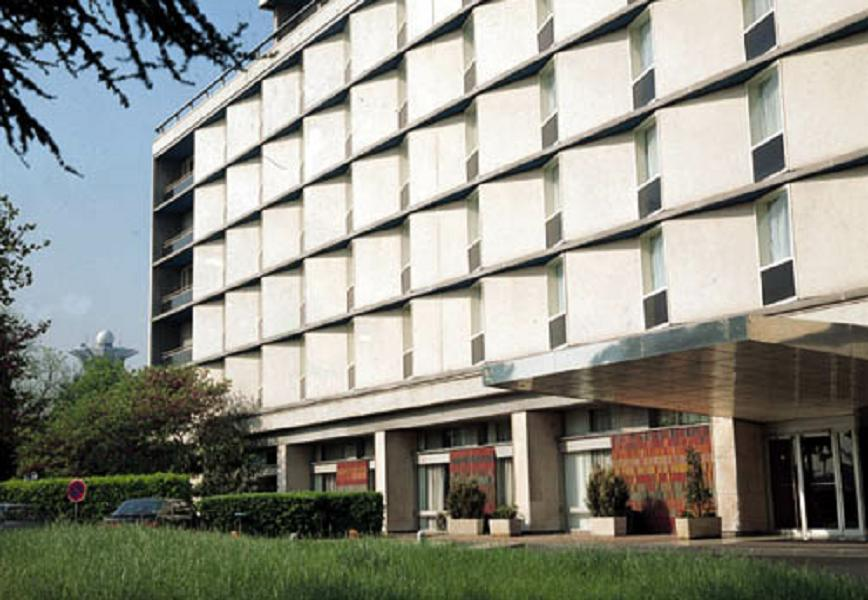
//> input picture imgdata/building.jpg, 868 x 600 px
$ ./5-9_Prewitt   (built with g++ and OpenCV 4)
//> lines starting //> are read from the running program, lines starting //| are printed output that depends on the picture; after the words box and inside, x2 and y2 are one past the last pixel; in counts of white or black regions, pixels touching at a corner belong together
// C++ source file
/***********************************************
# Copyright (c) 2018, Wuhan
# All rights reserved.
#
# @Filename: 5-9_Prewitt.cpp
# @Version：V1.0
# @Author: Frank Liu - frankliu624@gmail.com
# @Description: 基本边缘检测算子——Prewitt
# @Create Time: 2018-10-09 10:10:24
# @Last Modified: 2018-10-09 10:10:24
***********************************************/
#include <opencv2/core/core.hpp>
#include <opencv2/highgui/highgui.hpp>
#include <opencv2/imgproc/imgproc.hpp>

using namespace cv;

// Prewitt算子实现
Mat prewitts(Mat src, bool verFlag = false)
{
    src.convertTo(src, CV_32FC1);
    Mat prewitt_kernel = (Mat_<float>(3,3) << 0.1667, 0.1667, 0.1667,
                                              0, 0, 0,
                                              -0.1667, -0.1667, -0.1667);
    // 垂直边缘
    if(verFlag)
    {
        prewitt_kernel = prewitt_kernel.t();
        Mat z1 = Mat::zeros(src.rows, 1, CV_32FC1);
        Mat z2 = Mat::zeros(1, src.cols, CV_32FC1);
        // 将图像的四边设为0
        z1.copyTo(src.col(0));
        z1.copyTo(src.col(src.cols - 1));
        z2.copyTo(src.row(0));
        z2.copyTo(src.row(src.rows - 1));
    }
    Mat edges;
    filter2D(src, edges, src.type(), prewitt_kernel);
    Mat mag;
    multiply(edges, edges, mag);
    // 去除垂直边缘边界黑边
    if(verFlag)
    {
        Mat black_region = src < 0.3;   // 比较元素生成0-1矩阵
        Mat se = Mat::ones(5, 5, CV_8UC1);
        dilate(black_region, black_region, se);
        mag.setTo(0, black_region);
    }
    // 根据模长计算出梯度的阈值
    double thresh = 4.0f * mean(mag).val[0];
    // 仅在某点梯度大于水平方向或垂直方向的邻点梯度时，
    // 才设改位置的输出值为255，并应用阈值thresh
    Mat dstImg = Mat::zeros(mag.size(), mag.type());
    float* dptr = (float*)mag.data;
    float* tptr = (float*)dstImg.data;
    int r = edges.rows, c = edges.cols;
    for(int i = 1; i < r-1; ++i)
    {
        for(int j = 1; j < c-1; ++j)
        {
            // 非极大值抑制
            bool b1 = dptr[i*c +j] > dptr[i*c +j -1];
            bool b2 = dptr[i*c +j] > dptr[i*c +j +1];
            bool b3 = dptr[i*c +j] > dptr[(i-1)*c +j];
            bool b4 = dptr[i*c +j] > dptr[(i+1)*c +j];
            tptr[i*c +j] = 255 * ((dptr[i*c +j] > thresh) &&
                                  (b1 && b2 || b3 && b4));
        }
    }
    dstImg.convertTo(dstImg, CV_8UC1);
    return dstImg;
}

// test
int main()
{
    Mat srcImg = imread("../../imgdata/building.jpg", 0);
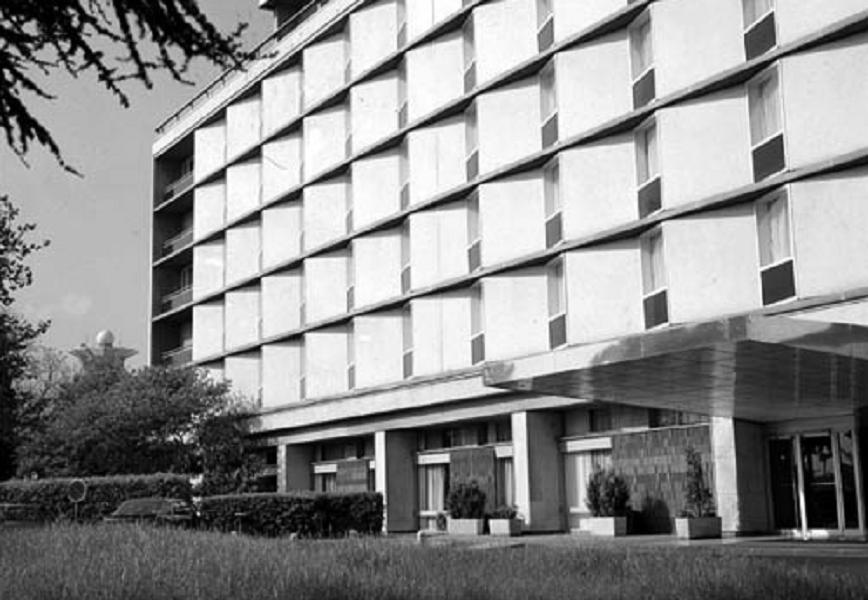
//> srcImg: 600 rows x 868 cols, CV_8UC1; min 0, max 255, mean 142.3
    if(srcImg.empty())
        return -1;
    Mat dstImg = prewitts(srcImg);
//> in prewitts, `filter2D(src, edges, src.type(), prewitt_kernel);`:
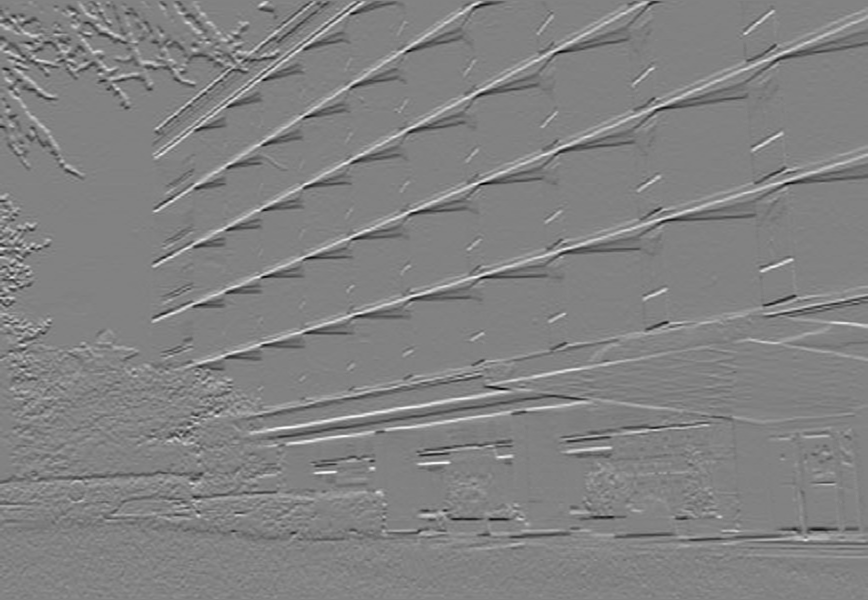
//> edges: 600 rows x 868 cols, CV_32FC1; min -94.52, max 90.68, mean 0.2; drawn with min black and max white
//> in prewitts, `multiply(edges, edges, mag);`:
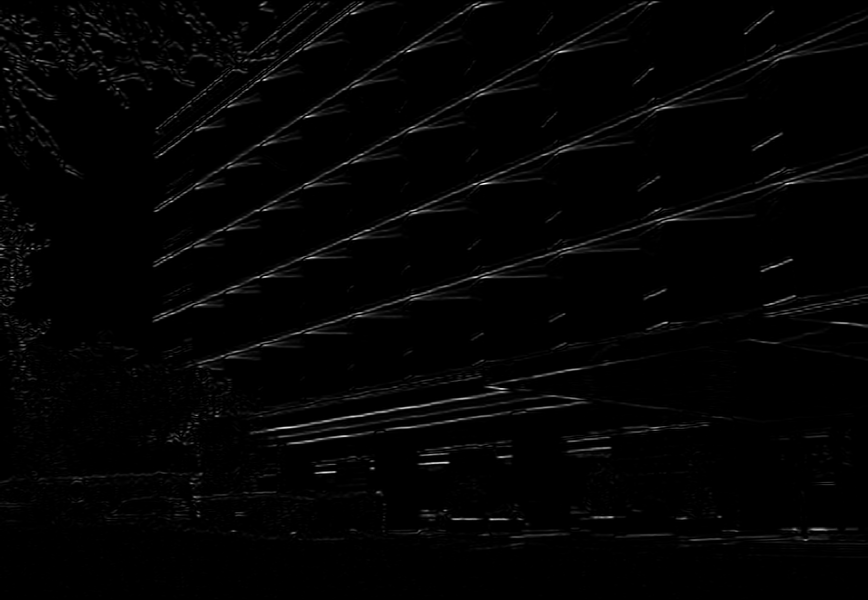
//> mag: 600 rows x 868 cols, CV_32FC1; min 0, max 8933.8, mean 136.7; drawn with min black and max white
//> in prewitts, `double thresh = 4.0f * mean(mag).val[0];`: thresh = 546.9
//> after the loop in prewitts, `for(int i = 1; i < r-1; ++i)`:
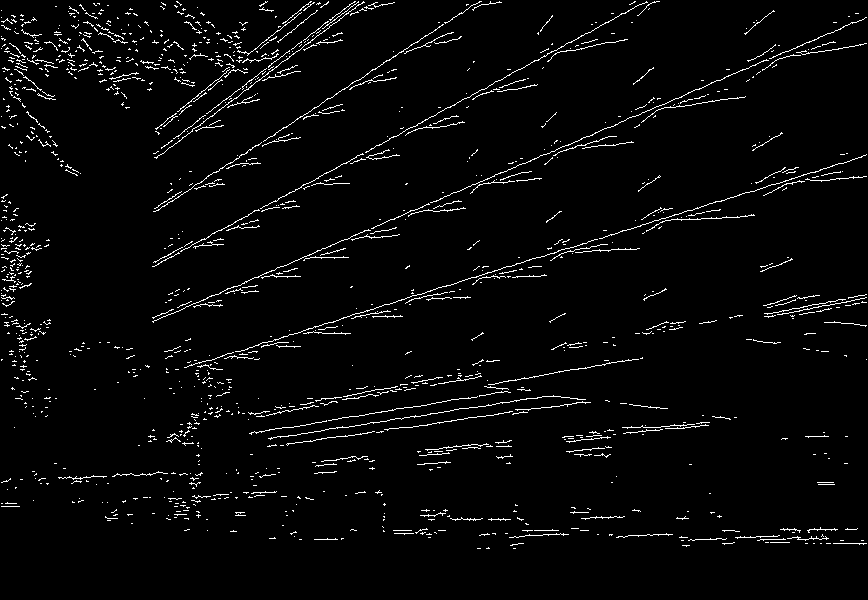
//> dstImg: 600 rows x 868 cols, CV_32FC1; 3.2% white in thin lines or dots
//> in prewitts, `dstImg.convertTo(dstImg, CV_8UC1);`: dstImg: 600 rows x 868 cols, CV_8UC1; 3.2% white in thin lines or dots
    imshow("srcImage", srcImg);
    imshow("dstImage", dstImg);
    waitKey(0);
    return 0;
}

$ run again, with imgdata/HappyFish.jpg copied over imgdata/building.jpg
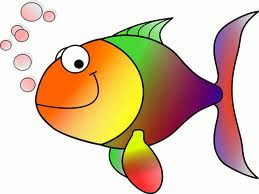
//> input picture imgdata/HappyFish.jpg, 259 x 194 px
//> in prewitts, `filter2D(src, edges, src.type(), prewitt_kernel);`:
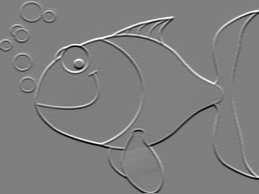
//> edges: 194 rows x 259 cols, CV_32FC1; min -127.4, max 127.4, mean 0; drawn with min black and max white
//> thresh = 1122.2
//> after the loop in prewitts, `for(int i = 1; i < r-1; ++i)`:
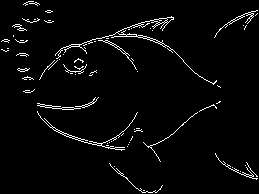
//> dstImg: 194 rows x 259 cols, CV_32FC1; 3.2% white in thin lines or dots
